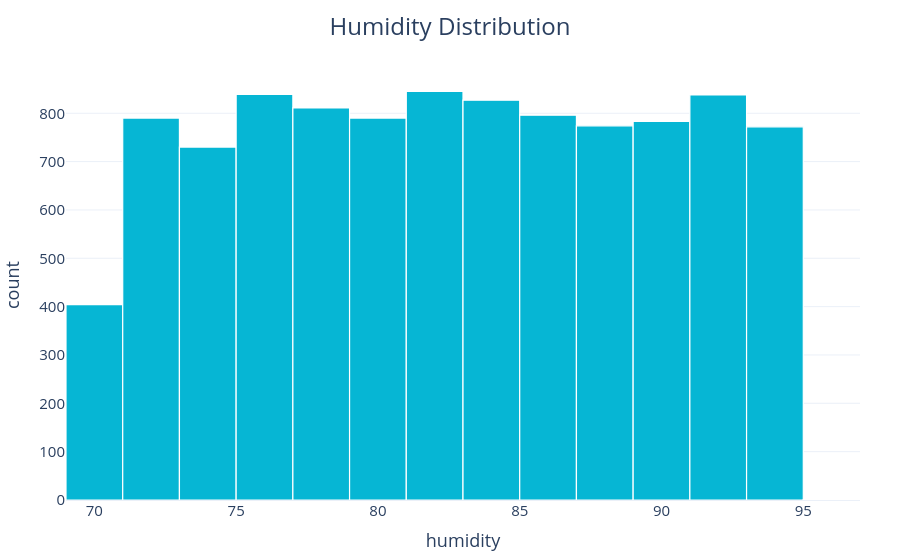

The code cell stored with this chart in its notebook:
### Markdown cell above
## Humidity Distribution

### Code cell
fig = px.histogram(df,x="humidity",nbins=25,title="Humidity Distribution",color_discrete_sequence=["#06B6D4"])
fig.update_layout(**layout)
fig.update_traces(marker_line_color="white",marker_line_width=1.2)
fig.show()

### Figure 1 — Plotly figure (JSON) as saved in the notebook; plotly's stock layout.template omitted (floating-point values rounded to 4 significant figures; data arrays with more than 128 entries replaced by an {"elided": "..."} marker saying what was removed)
{"data": [{"bingroup": "x", "hovertemplate": "humidity=%{x}<br>count=%{y}<extra></extra>", "legendgroup": "", "marker": {"color": "#06B6D4", "line": {"color": "white", "width": 1.2}, "pattern": {"shape": ""}}, "name": "", "nbinsx": 25, "orientation": "v", "showlegend": false, "type": "histogram", "x": {"elided": "10000 float values"}, "xaxis": "x", "yaxis": "y"}], "layout": {"barmode": "relative", "font": {"size": 15}, "legend": {"tracegroupgap": 0}, "margin": {"b": 40, "l": 40, "r": 40, "t": 70}, "paper_bgcolor": "white", "plot_bgcolor": "white", "title": {"font": {"size": 24}, "text": "Humidity Distribution", "x": 0.5}, "xaxis": {"anchor": "y", "domain": [0, 1], "title": {"text": "humidity"}}, "yaxis": {"anchor": "x", "domain": [0, 1], "title": {"text": "count"}}}}
